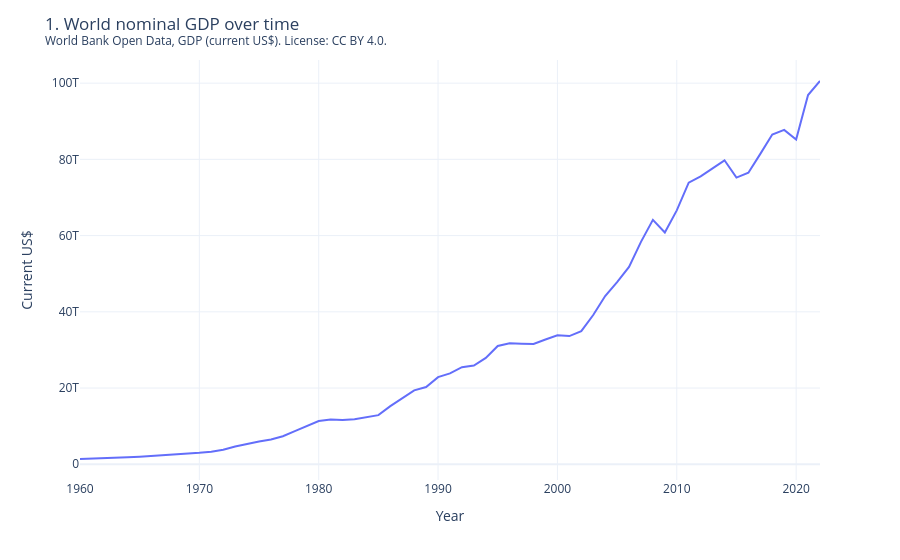

The notebook cell saved with this chart:
### Markdown cell above
## Open-data GDP figures

### Code cell
world = bundle.gdp_annual.loc[bundle.gdp_annual["country_code"] == "WLD"]
fig = px.line(world, x="year", y="nominal_gdp_usd", labels={"nominal_gdp_usd": "Current US$", "year": "Year"})
disclose(fig, "gdp-world-trend", "1. World nominal GDP over time", "open", "gdp_annual").show()
